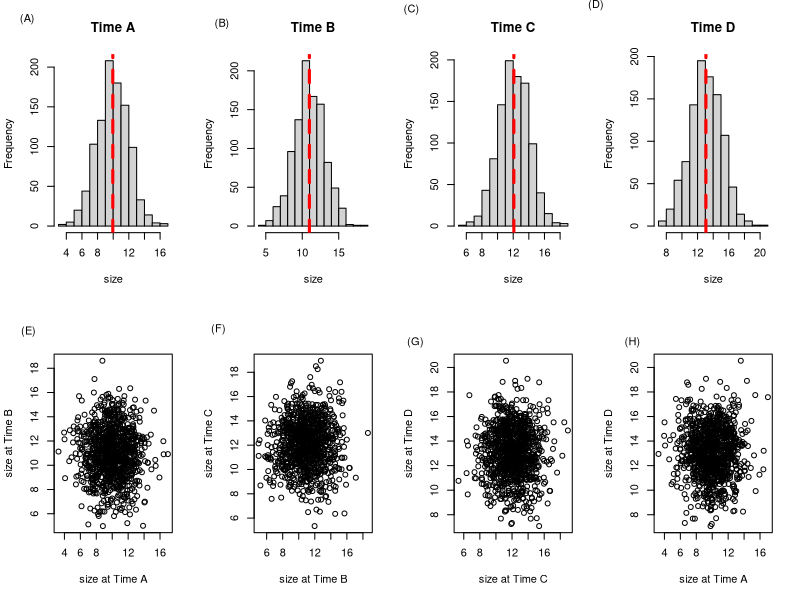
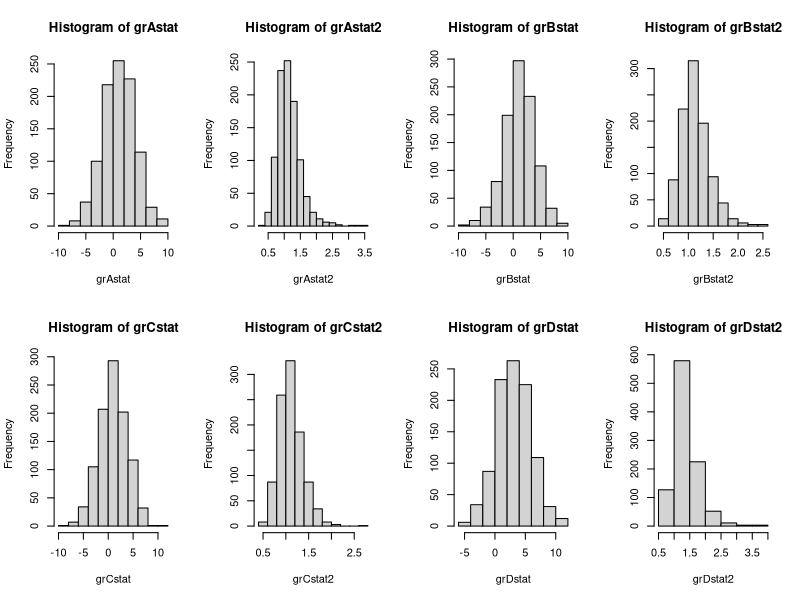
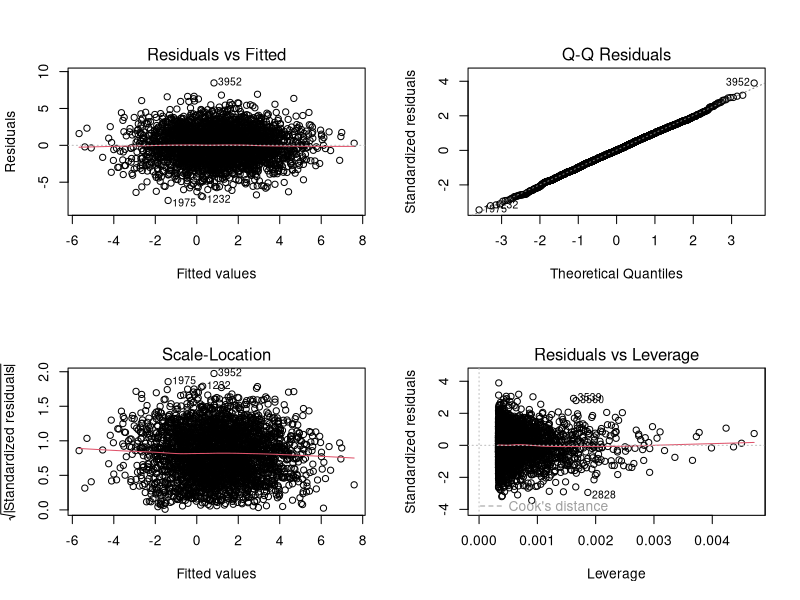
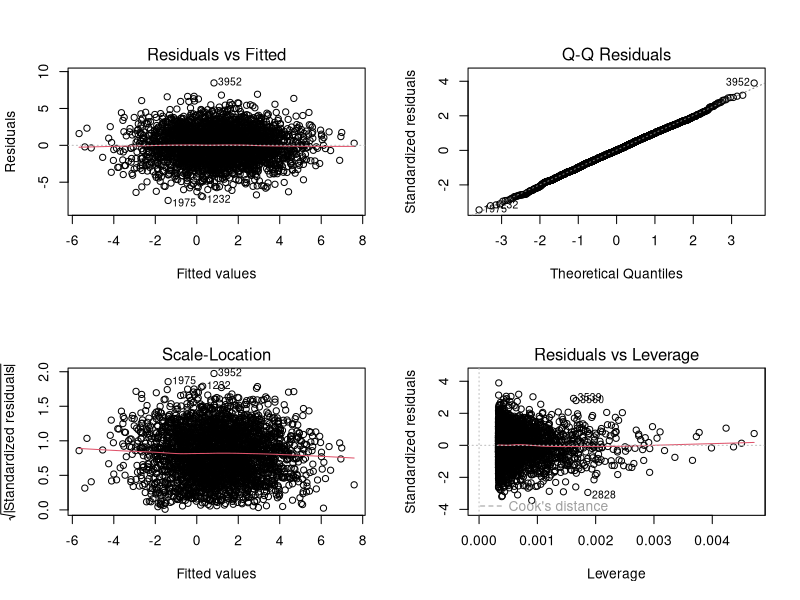
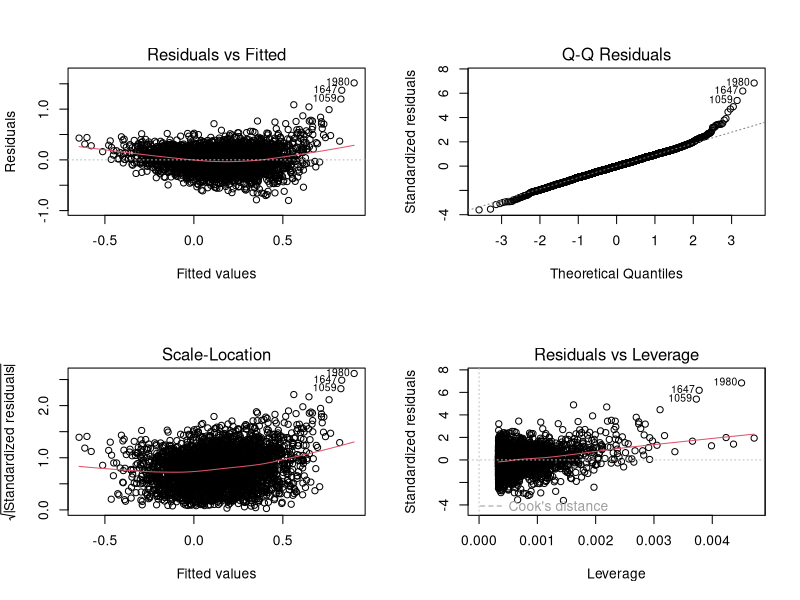
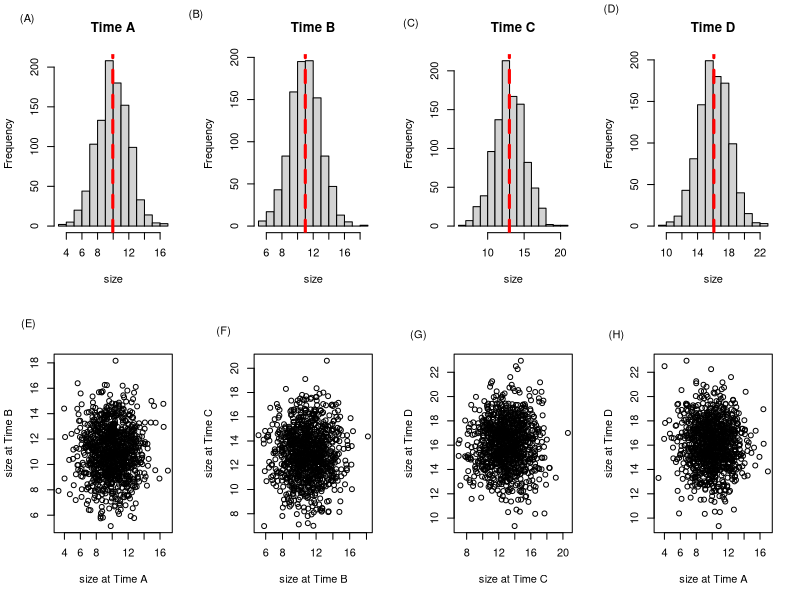
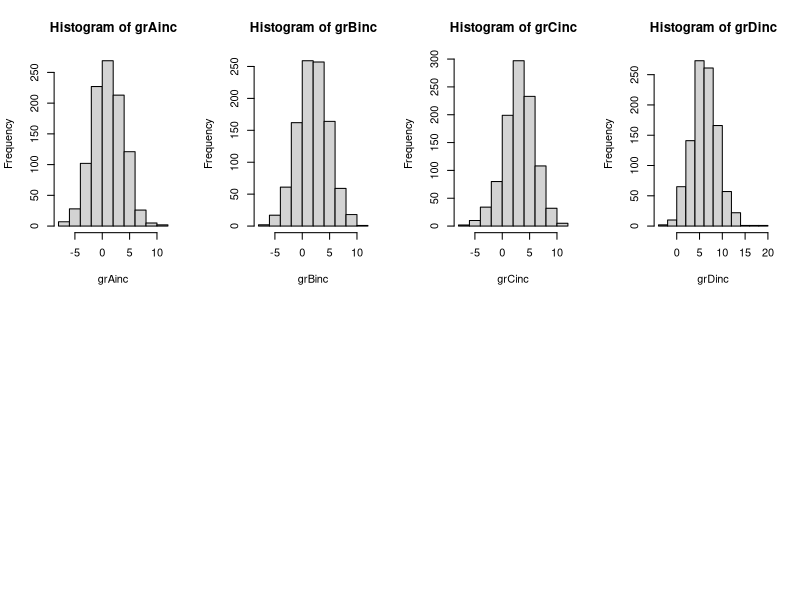
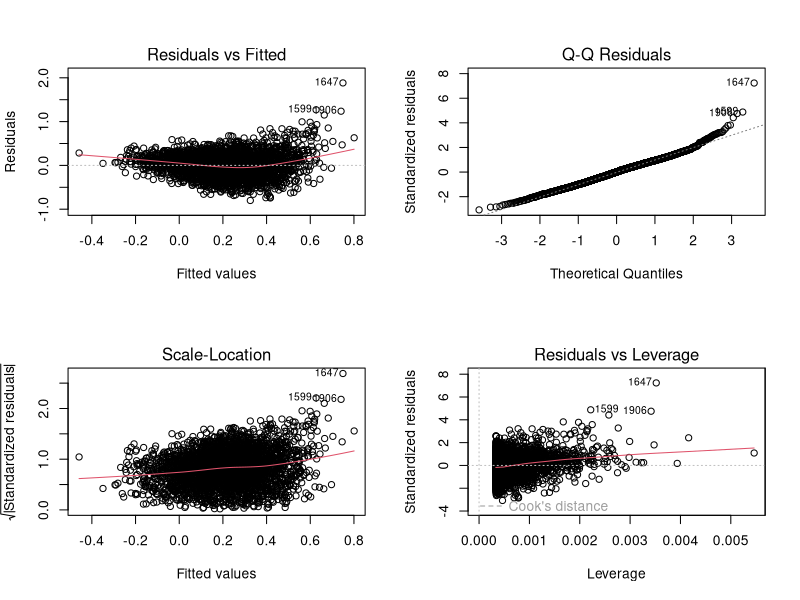

The R script that drew these images, in order: (Note: this script raises an error after producing the figures.)
library(ggplot2)
library(ggsignif)
library(gridExtra)
library(ggpubr)
library(splines)

#first lets simulate some data over fake time-steps - mean changes, but variance stays the same

###################################
#case one, increasing growth, but static growth rate (mean diff of 1 between each time step)

set.seed(42) 

par(mfrow=c(2,4))
set.seed(42) #to ensure repeatability; skip to vary results slightly each time
tA<-rnorm(1000,mean=10,sd=2)
hist(tA, xlab="size",main="Time A")
text(x = -1, y = 260, labels = "(A)", xpd = NA)
abline(v = mean(tA), col="red", lwd=3, lty=2)

set.seed(1) #to ensure repeatability; skip to vary results slightly each time
tB<-rnorm(1000,mean=11,sd=2)
hist(tB, xlab="size",main="Time B")
text(x = -1, y = 260, labels = "(B)", xpd = NA)
abline(v = mean(tB), col="red", lwd=3, lty=2)

set.seed(16) #to ensure repeatability; skip to vary results slightly each time
tC<-rnorm(1000,mean=12,sd=2)
hist(tC, xlab="size",main="Time C")
text(x = -1, y = 260, labels = "(C)", xpd = NA)
abline(v = mean(tC), col="red", lwd=3, lty=2)

set.seed(89) #to ensure repeatability; skip to vary results slightly each time
tD<-rnorm(1000,mean=13,sd=2)
hist(tD, xlab="size",main="Time D")
text(x = -1, y = 260, labels = "(D)", xpd = NA)
abline(v = mean(tD), col="red", lwd=3, lty=2)

plot(tB~tA, xlab = "size at Time A", ylab = "size at Time B")
text(x = -0.5, y = 21, labels = "(E)", xpd = NA)
summary(lm(tB~tA)) #UNCORRELATED
plot(tC~tB, xlab = "size at Time B", ylab = "size at Time C")
text(x = 0, y = 21.5, labels = "(F)", xpd = NA)
summary(lm(tC~tB)) #UNCORRELATED
plot(tD~tC, xlab = "size at Time C", ylab = "size at Time D")
text(x = 0, y = 22, labels = "(G)", xpd = NA)
summary(lm(tC~tD)) #UNCORRELATED
plot(tD~tA, xlab = "size at Time A", ylab = "size at Time D")
text(x = 0, y = 22, labels = "(H)", xpd = NA)
summary(lm(tD~tA)) #UNCORRELATED

grAstat<-tB-tA
hist(grAstat)
mean(grAstat) #close to 1 as desired

grAstat2<-tB/tA
hist(grAstat2)
mean(grAstat2)

grBstat<-tC-tB
hist(grBstat)
mean(grBstat) #close to 1 as desired

grBstat2<-tC/tB
hist(grBstat2)
mean(grBstat2) 

grCstat<-tD-tC
hist(grCstat)
mean(grCstat) #close to 1 as desired

grCstat2<-tD/tC
hist(grCstat2)
mean(grCstat2)

grDstat<-tD-tA
hist(grDstat)
mean(grDstat) #for a total of almost 3

grDstat2<-tD/tA
hist(grDstat2)
mean(grDstat2)

##now combine into dataframe
A<-as.data.frame(cbind("size"=tA,"growthRate"=grAstat,"growthRate2"=grAstat2,"InitialSize"=tA))
A$time<-rep("A",1000)
A$diff<-rep("A to A",1000)
head(A)

B<-as.data.frame(cbind("size"=tB,"growthRate"=grAstat, "growthRate2"=grAstat2,"InitialSize"=tA))
B$time<-rep("B",1000)
B$diff<-rep("A to B",1000)
head(B)

C<-as.data.frame(cbind("size"=tC,"growthRate"=grBstat, "growthRate2"=grBstat2,"InitialSize"=tB))
C$time<-rep("C",1000)
C$diff<-rep("B to C",1000)
head(C)

D<-as.data.frame(cbind("size"=tD,"growthRate"=grCstat, "growthRate2"=grCstat2,"InitialSize"=tC))
D$time<-rep("D",1000)
D$diff<-rep("C to D",1000)
head(D)

# Total<-as.data.frame(cbind("size"=tD,"growthRate"=grDstat,"InitialSize"=tA))
# Total$time<-rep("Total",1000)
# Total$diff<-rep("Total",1000)
# head(Total)


simStatic<-as.data.frame(rbind(A,B,C,D))
simStatic$stdGR<-(simStatic$growthRate/simStatic$InitialSize) #calculate standardized growth rate
simStatic$time<-factor(simStatic$time,ordered = T,levels=c("A","B","C","D")) #making time ordinal

#and generate plots and statistics

#For size over time
StatSize<-ggplot(simStatic, aes(x=time, y=size)) + geom_boxplot() +theme_bw()+ylab("Size")+xlab(NULL)+ggtitle("Static Growth Rate")+ geom_signif(comparisons = list(c("A", "B"),c("B", "C"),c("C", "D")), map_signif_level=TRUE) #simulated size data gets bigger over time steps on average, but no correlation between individuals across time-points
Mss<-aov(size~time,simStatic)
summary(Mss)
TukeyHSD(Mss,which="time") #size at each time-step sig diff from all others

#For growth over time
subStat1=subset(simStatic,time!="A") #3 pairwise differences for 4 time-points
StatGrowth<-ggplot(subStat1, aes(x=diff, y=growthRate)) + geom_boxplot() +theme_bw() +ylab("Growth") +xlab(NULL) 
Msgr<-aov(growthRate~diff,subStat1) 
summary(Msgr) #no change over time


#For standardized growth over time
StatGrowthStd<-ggplot(subStat1, aes(x=diff, y=stdGR)) + geom_boxplot() +theme_bw() +ylab("Std Growth") +xlab(NULL) + geom_signif(comparisons = list(c("A to B", "C to D")), map_signif_level=TRUE) #this is spurious significance based on table below - need to correct in final plot
Msgrs<-aov(stdGR~diff,subStat1) 
summary(Msgrs) #decreasing over time
TukeyHSD(Msgrs,which="diff") #sig difference bewteen first and last time windows


#for growth rate vs initial size v1
StatGrowthVSsize<-ggplot(subStat1, aes(x=InitialSize, y=growthRate)) + geom_point(alpha=0.3) +geom_smooth(method='lm')+theme_bw() +ylab("Growth") +xlab(NULL) +ggtitle("Static Growth Rate")
summary(lm(growthRate~InitialSize,subStat1)) #significant negative relationship
par(mfrow=c(2,2))
plot(lm(growthRate~InitialSize,subStat1)) #satisfies assumptions of linear model
# see https://www.sthda.com/english/articles/39-regression-model-diagnostics/161-linear-regression-assumptions-and-diagnostics-in-r-essentials/

StatGrowth2VSsize<-ggplot(subStat1, aes(x=InitialSize, y=growthRate2)) + geom_point(alpha=0.3) +geom_smooth(method='lm')+theme_bw() +ylab("Growth") +xlab(NULL) +ggtitle("Static Growth Rate")
summary(lm(growthRate~InitialSize,subStat1)) #significant negative relationship
par(mfrow=c(2,2))
plot(lm(growthRate~InitialSize,subStat1)) #satisfies assumptions of linear model
# see https://www.sthda.com/english/articles/39-regression-model-diagnostics/161-linear-regression-assumptions-and-diagnostics-in-r-essentials/



###now, plot standardized growth rates and see how relationship looks

StatStdGrowthVSsize<-ggplot(subStat1, aes(x=InitialSize, y=stdGR)) + geom_point(alpha=0.3) +geom_smooth()+theme_bw()+ylab("Std. Growth") +xlab(NULL) 
#strong negative non-linear?
par(mfrow=c(2,2))
plot(lm(stdGR~InitialSize,subStat1)) #yep, violates assumptions 


############################
#case two, increasing growth, with increasing growth rate (mean diff increases each time step)

par(mfrow=c(2,4))
set.seed(42) #to ensure repeatability; skip to vary results slightly each time
tA<-rnorm(1000,mean=10,sd=2)
hist(tA, xlab="size",main="Time A")
text(x = -1, y = 260, labels = "(A)", xpd = NA)
abline(v = mean(tA), col="red", lwd=3, lty=2)

tB<-rnorm(1000,mean=11,sd=2)
set.seed(1) #to ensure repeatability; skip to vary results slightly each time
hist(tB, xlab="size",main="Time B")
text(x = -3, y = 250, labels = "(B)", xpd = NA)
abline(v = mean(tB), col="red", lwd=3, lty=2)

tC<-rnorm(1000,mean=13,sd=2)
set.seed(16) #to ensure repeatability; skip to vary results slightly each time
hist(tC, xlab="size",main="Time C")
text(x = -0.5, y = 260, labels = "(C)", xpd = NA)
abline(v = mean(tC), col="red", lwd=3, lty=2)

tD<-rnorm(1000,mean=16,sd=2)
set.seed(89) #to ensure repeatability; skip to vary results slightly each time
hist(tD, xlab="size",main="Time D")
text(x = 3, y = 260, labels = "(D)", xpd = NA)
abline(v = mean(tD), col="red", lwd=3, lty=2)

plot(tB~tA, xlab = "size at Time A", ylab = "size at Time B")
text(x = -0.5, y = 21, labels = "(E)", xpd = NA)
summary(lm(tB~tA)) #UNCORRELATED
plot(tC~tB, xlab = "size at Time B", ylab = "size at Time C")
text(x = 1, y = 23, labels = "(F)", xpd = NA)
summary(lm(tC~tB)) #UNCORRELATED
plot(tD~tC, xlab = "size at Time C", ylab = "size at Time D")
text(x = 2, y = 25, labels = "(G)", xpd = NA)
summary(lm(tC~tD)) #UNCORRELATED
plot(tD~tA, xlab = "size at Time A", ylab = "size at Time D")
text(x = -2, y = 25, labels = "(H)", xpd = NA)
summary(lm(tD~tA)) #UNCORRELATED

grAinc<-tB-tA
hist(grAinc)
mean(grAinc) #nearly 1

grBinc<-tC-tB
hist(grBinc)
mean(grBinc) #nearly 2

grCinc<-tD-tC
hist(grCinc)
mean(grCinc) #nearly 3

grDinc<-tD-tA
hist(grDinc)
mean(grDinc) #for a total of 6

##now combine into dataframe
A<-as.data.frame(cbind("size"=tA,"growthRate"=grAinc,"InitialSize"=tA))
A$time<-rep("A",1000)
A$diff<-rep("A to A",1000)
head(A)

B<-as.data.frame(cbind("size"=tB,"growthRate"=grAinc,"InitialSize"=tA))
B$time<-rep("B",1000)
B$diff<-rep("A to B",1000)
head(B)

C<-as.data.frame(cbind("size"=tC,"growthRate"=grBinc,"InitialSize"=tB))
C$time<-rep("C",1000)
C$diff<-rep("B to C",1000)
head(C)

D<-as.data.frame(cbind("size"=tD,"growthRate"=grCinc,"InitialSize"=tC))
D$time<-rep("D",1000)
D$diff<-rep("C to D",1000)
head(D)


simInc<-as.data.frame(rbind(A,B,C,D))
simInc$stdGR<-(simInc$growthRate/simInc$InitialSize) #calculate standardized growth rate
simInc$time<-factor(simInc$time,ordered = T,levels=c("A","B","C","D")) #making time ordinal

#and plot
IncSize<-ggplot(simInc, aes(x=time, y=size)) + geom_boxplot() +theme_bw()+ylab(NULL)+xlab(NULL) +ggtitle("Incr. Growth Rate")+ geom_signif(comparisons = list(c("A", "B"),c("B", "C"),c("C", "D")), map_signif_level=TRUE)#simulated size data gets bigger over time steps - pseudo exponential
Mis<-aov(size~time,simInc)
summary(Mis)
TukeyHSD(Mis,which="time") #size at each time-step sig diff from all others

#For growth over time
subInc1=subset(simInc,time!="A") #3 pairwise differences for 4 time-points
IncGrowth<-ggplot(subInc1, aes(x=diff, y=growthRate)) + geom_boxplot() +theme_bw() +ylab(NULL) +xlab(NULL) + geom_signif(comparisons = list(c("A to B", "B to C"),c("B to C", "C to D")), map_signif_level=TRUE)
Migr<-aov(growthRate~diff,subInc1) 
summary(Migr) #sig diff over time
TukeyHSD(Migr,which="diff") #increasing (diff always positive)

#For standardized growth over time
IncGrowthStd<-ggplot(subInc1, aes(x=diff, y=stdGR)) + geom_boxplot() +theme_bw() +ylab(NULL) +xlab(NULL) + geom_signif(comparisons = list(c("A to B", "B to C"),c("B to C", "C to D")), map_signif_level=TRUE)
Migrs<-aov(stdGR~diff,subInc1) 
summary(Migrs) #decreasing over time
TukeyHSD(Migrs,which="diff") #sig difference bewteen first and last time windows

#for growth rate vs initial size 
IncGrowthVSsize<-ggplot(subInc1, aes(x=InitialSize, y=growthRate)) + geom_point(alpha=0.3) +geom_smooth(method='lm')+theme_bw() +ylab(NULL) +xlab(NULL) +ggtitle("Increasing Growth Rate")
summary(lm(growthRate~InitialSize,subInc1)) #significant negative relationship


###now, plot standardized growth rates and see how relationship looks

IncStdGrowthVSsize<-ggplot(subInc1, aes(x=InitialSize, y=stdGR)) + geom_point(alpha=0.3) +geom_smooth()+theme_bw()+ylab(NULL) +xlab(NULL)
 #very strong negative (and nonlinear) relationship
par(mfrow=c(2,2))
plot(lm(stdGR~InitialSize,subInc1)) #yep, violates assumptions 


######################################################################################
#case three, increasing growth, with decreasing growth rate (mean diff decreases each time step)
par(mfrow=c(2,4))
set.seed(42) #to ensure repeatability; skip to vary results slightly each time
tA<-rnorm(1000,mean=10,sd=2)
hist(tA, xlab="size",main="Time A")
text(x = -1, y = 240, labels = "(A)", xpd = NA)
abline(v = mean(tA), col="red", lwd=3, lty=2)

set.seed(1) #to ensure repeatability; skip to vary results slightly each time
tB<-rnorm(1000,mean=13,sd=2)
hist(tB, xlab="size",main="Time B")
text(x = 2, y = 250, labels = "(B)", xpd = NA)
abline(v = mean(tB), col="red", lwd=3, lty=2)

set.seed(16) #to ensure repeatability; skip to vary results slightly each time
tC<-rnorm(1000,mean=15,sd=2)
hist(tC, xlab="size",main="Time C")
text(x = -1, y = 240, labels = "(C)", xpd = NA)
abline(v = mean(tC), col="red", lwd=3, lty=2)

set.seed(89) #to ensure repeatability; skip to vary results slightly each time
tD<-rnorm(1000,mean=16,sd=2)
hist(tD, xlab="size",main="Time D")
text(x = 3, y = 240, labels = "(D)", xpd = NA)
abline(v = mean(tD), col="red", lwd=3, lty=2)

plot(tB~tA, xlab = "size at Time A", ylab = "size at Time B")
text(x = -0.5, y = 22, labels = "(E)", xpd = NA)
summary(lm(tB~tA)) #UNCORRELATED
plot(tC~tB, xlab = "size at Time B", ylab = "size at Time C")
text(x = 3, y = 24, labels = "(F)", xpd = NA)
summary(lm(tC~tB)) #UNCORRELATED
plot(tD~tC, xlab = "size at Time C", ylab = "size at Time D")
text(x = 2, y = 25, labels = "(G)", xpd = NA)
summary(lm(tC~tD)) #UNCORRELATED
plot(tD~tA, xlab = "size at Time A", ylab = "size at Time D")
text(x = -0.5, y = 25, labels = "(H)", xpd = NA)
summary(lm(tD~tA)) #UNCORRELATED

grAdec<-tB-tA
hist(grAdec)
mean(grAdec) #nearly 3

grBdec<-tC-tB
hist(grBdec)
mean(grBdec) #nearly 2

grCdec<-tD-tC
hist(grCdec)
mean(grCdec) #nearly 1

grDdec<-tD-tA
hist(grDdec)
mean(grDdec) #for a total of 6


##now combine into dataframe
A<-as.data.frame(cbind("size"=tA,"growthRate"=grAdec,"InitialSize"=tA))
A$time<-rep("A",1000)
A$diff<-rep("A to A",1000)
head(A)

B<-as.data.frame(cbind("size"=tB,"growthRate"=grAdec,"InitialSize"=tA))
B$time<-rep("B",1000)
B$diff<-rep("A to B",1000)
head(B)

C<-as.data.frame(cbind("size"=tC,"growthRate"=grBdec,"InitialSize"=tB))
C$time<-rep("C",1000)
C$diff<-rep("B to C",1000)
head(C)

D<-as.data.frame(cbind("size"=tD,"growthRate"=grCdec,"InitialSize"=tC))
D$time<-rep("D",1000)
D$diff<-rep("C to D",1000)
head(D)


simDec<-as.data.frame(rbind(A,B,C,D))
simDec$stdGR<-(simDec$growthRate/simDec$InitialSize) #calculate standardized growth rate
simDec$time<-factor(simDec$time,ordered = T,levels=c("A","B","C","D")) #making time ordinal

#and generate plots and statistics

#For size over time
DecSize<-ggplot(simDec, aes(x=time, y=size)) + geom_boxplot() +theme_bw()+ylab(NULL)+xlab(NULL) +ggtitle("Decr. Growth Rate")+ geom_signif(comparisons = list(c("A", "B"),c("B", "C"),c("C", "D")), map_signif_level=TRUE) #simulated size data gets bigger over time steps on average, but no correlation between individuals across time-points
Mds<-aov(size~time,simDec)
summary(Mds)
TukeyHSD(Mds,which="time") #size at each time-step sig diff from all others

#For growth over time
subDec1=subset(simDec,time!="A") #3 pairwise differences for 4 time-points
DecGrowth<-ggplot(subDec1, aes(x=diff, y=growthRate)) + geom_boxplot() +theme_bw() +ylab(NULL) +xlab(NULL) + geom_signif(comparisons = list(c("A to B", "B to C"),c("B to C", "C to D")), map_signif_level=TRUE)
Mdgr<-aov(growthRate~diff,subDec1) 
summary(Mdgr) #sig diff over time
TukeyHSD(Mdgr,which="diff") #size at each time-step sig diff from all others, decreases


#For standardized growth over time
DecGrowthStd<-ggplot(subDec1, aes(x=diff, y=stdGR)) + geom_boxplot() +theme_bw() +ylab(NULL) +xlab(NULL) + geom_signif(comparisons = list(c("A to B", "B to C"),c("B to C", "C to D")), map_signif_level=TRUE)
Mdgrs<-aov(stdGR~diff,subDec1) 
summary(Mdgrs) #decreasing over time
TukeyHSD(Mdgrs,which="diff") #sig difference bewteen first and last time windows


#for growth rate vs initial size 
DecGrowthVSsize<-ggplot(subDec1, aes(x=InitialSize, y=growthRate)) + geom_point(alpha=0.3) +geom_smooth(method='lm')+theme_bw() +ylab(NULL) +xlab(NULL) +ggtitle("Decreasing Growth Rate")
summary(lm(growthRate~InitialSize,subDec1)) #significant negative relationship


###now, plot standardized growth rates and see how relationship looks

DecStdGrowthVSsize<-ggplot(subDec1, aes(x=InitialSize, y=stdGR)) + geom_point(alpha=0.3) +geom_smooth()+theme_bw()+ylab(NULL) +xlab(NULL)
 #very strong negative (and nonlinear) relationship
par(mfrow=c(2,2))
plot(lm(stdGR~InitialSize,subDec1)) #yep, violates assumptions 


######################################################################################
#now for real world data - from Million et al. 2022
#https://github.com/wyattmillion/Acer_Morphological_Plasticity/blob/main/AcerMorphologyData_Imputed2.csv

dat<-read.csv(file="AcerMorphologyData_Imputed2.csv",stringsAsFactors=TRUE,header=TRUE)
summary(dat) #lots of variables, will restrict to just TLE and reformat as simulated datasets above
names(dat) #want columns: 8,15,22,29,36

datTLE<-dat[,c(8,15,22,29,36)]
summary(datTLE)

dat$growth<-dat$TLE12..cm. - dat$TLE1..cm. #calculate growth
dat$stdGR<-(dat$growth/dat$TLE1..cm.) #calculate standardized growth rate

summary(dat) #367 NAs or missing datapoints total - remove

dat2<-dat[complete.cases(dat$growth), ]


par(mfrow=c(2,5))
hist(dat$T0_TLE, xlab="size",main="Time 0")
text(x = -3, y = 90, labels = "(A)", xpd = NA)
abline(v = mean(tA), col="red", lwd=3, lty=2)

hist(dat$T3_TLE, xlab="size",main="Time 3 months")
text(x = -5, y = 90, labels = "(B)", xpd = NA)
abline(v = mean(tB), col="red", lwd=3, lty=2)

hist(dat$T6_TLE, xlab="size",main="Time 6 months") #becomming more non-normal as we go...breakage
text(x = -8, y = 110, labels = "(C)", xpd = NA)
abline(v = mean(tC), col="red", lwd=3, lty=2)

hist(dat$T9_TLE, xlab="size",main="Time 9 months")
text(x = -8, y = 100, labels = "(D)", xpd = NA)
abline(v = mean(tD), col="red", lwd=3, lty=2)

hist(dat$T12_TLE, xlab="size",main="Time 12 months")
text(x = -8, y = 110, labels = "(E)", xpd = NA)
abline(v = mean(tD), col="red", lwd=3, lty=2)

plot(dat$T3_TLE~dat$T0_TLE, xlab = "size at Time 0", ylab = "size at Time 3 mos")
text(x = -3, y = 40, labels = "(F)", xpd = NA)
summary(lm(dat$T3_TLE~dat$T0_TLE)) #positively correlated
plot(dat$T6_TLE~dat$T3_TLE, xlab = "size at Time 3 mos", ylab = "size at Time 6 mos")
text(x = -5, y = 63, labels = "(G)", xpd = NA)
summary(lm(dat$T6_TLE~dat$T3_TLE)) #positively correlated
plot(dat$T9_TLE~dat$T6_TLE, xlab = "size at Time 6 mos", ylab = "size at Time 9 mos")
text(x = -7, y = 82, labels = "(H)", xpd = NA)
summary(lm(dat$T9_TLE~dat$T6_TLE)) #positively correlated
plot(dat$T12_TLE~dat$T9_TLE, xlab = "size at Time 9 mos", ylab = "size at Time 12 mos")
text(x = -8, y = 180, labels = "(I)", xpd = NA)
summary(lm(dat$T12_TLE~dat$T9_TLE)) #strong positive corr

plot(dat$T12_TLE~dat$T0_TLE, xlab = "size at Time 0", ylab = "size at Time 12 mos")
text(x = -3, y = 180, labels = "(J)", xpd = NA)
summary(lm(dat$T12_TLE~dat$T0_TLE)) #positive, but not as strong

#now calculate growth rates between time steps

grAmil<-dat$T3_TLE-dat$T0_TLE
hist(grAmil)
summary(grAmil) #13 NAs due to missingness/mortality
grAmilCC<-grAmil[complete.cases(grAmil)]
mean(grAmilCC) #1.95
median(grAmilCC) #2.37

grBmil<-dat$T6_TLE-dat$T3_TLE
hist(grBmil)
summary(grBmil) #36 NAs due to missingness/mortality
grBmilCC<-grBmil[complete.cases(grBmil)]
mean(grBmilCC) #2.66
median(grBmilCC) #3.32

grCmil<-dat$T9_TLE-dat$T6_TLE
hist(grCmil)
summary(grCmil) #64 NAs due to missingness/mortality
grCmilCC<-grCmil[complete.cases(grCmil)]
mean(grCmilCC) #4.83
median(grCmilCC) #4.56

grDmil<-dat$T12_TLE-dat$T9_TLE
hist(grDmil)
summary(grDmil) #70 NAs due to missingness/mortality
grDmilCC<-grDmil[complete.cases(grDmil)]
mean(grDmilCC) #11.7
median(grDmilCC) #9.38

grEmil<-dat$T12_TLE-dat$T0_TLE
hist(grEmil)
summary(grEmil) #65 NAs due to missingness/mortality
grEmilCC<-grEmil[complete.cases(grEmil)]
mean(grEmilCC) #22.2
median(grEmilCC) #18.51



##now combine into dataframe
A<-as.data.frame(cbind("size"=dat$T0_TLE,"growthRate"=grAmil,"InitialSize"=dat$T0_TLE,"breaks"=dat$CulumativeBreaks))
A$time<-rep("T0",nrow(A))
A$diff<-rep("T0 to T0",nrow(A))
head(A)
summary(A) #need to kill off NAs
Acc<-A[complete.cases(A$growthRate),]
summary(Acc)

B<-as.data.frame(cbind("size"=dat$T3_TLE,"growthRate"=grAmil,"InitialSize"=dat$T0_TLE,"breaks"=dat$T3_Break))
B$time<-rep("T3",nrow(B))
B$diff<-rep("T0 to T3",nrow(B))
head(B)
summary(B) #need to kill off NAs
Bcc<-B[complete.cases(B$growthRate),]
summary(Bcc)


C<-as.data.frame(cbind("size"=dat$T6_TLE,"growthRate"=grBmil,"InitialSize"=dat$T3_TLE,"breaks"=dat$T6_Break))
C$time<-rep("T6",nrow(C))
C$diff<-rep("T3 to T6",nrow(C))
head(C)
summary(C) #need to kill off NAs
Ccc<-C[complete.cases(C$growthRate),]
summary(Ccc)


D<-as.data.frame(cbind("size"=dat$T9_TLE,"growthRate"=grCmil,"InitialSize"=dat$T6_TLE,"breaks"=dat$T9_Break))
D$time<-rep("T9",nrow(D))
D$diff<-rep("T6 to T9",nrow(D))
head(D)
summary(D) #need to kill off NAs
Dcc<-D[complete.cases(D$growthRate),]
summary(Dcc)


E<-as.data.frame(cbind("size"=dat$T12_TLE,"growthRate"=grDmil,"InitialSize"=dat$T9_TLE,"breaks"=dat$T12_Break))
E$time<-rep("T12",nrow(E))
E$diff<-rep("T9 to T12",nrow(E))
head(E)
summary(E) #need to kill off NAs
Ecc<-E[complete.cases(E$growthRate),]
summary(Ecc)



simMil<-as.data.frame(rbind(Acc,Bcc,Ccc,Dcc,Ecc))

summary(simMil) 
head(simMil)

simMil$stdGR<-(simMil$growthRate/simMil$InitialSize) #calculate standardized growth rate - errors arise bc in some instances initial size is 0 due to breakage...must also remove these NAs and infinite values

simMil[!is.finite(simMil$stdGR),] <- NA

summary(simMil) #convert INF to NA

simMil<-simMil[complete.cases(simMil$stdGR),] #now remove NA

simMil$time<-factor(simMil$time,ordered = T,levels=c("T0","T3","T6","T9","T12")) #making time ordinal

subMilnb=subset(simMil,breaks<1) #remove breakage


#and generate plots and statistics

#For size over time
MilSize<-ggplot(subMilnb, aes(x=time, y=size)) + geom_boxplot() +theme_bw()+ylab(NULL)+xlab(NULL) +ggtitle("A. cervicornis")+ geom_signif(comparisons = list(c("T0", "T3"),c("T9", "T12")), map_signif_level=TRUE) #size increases over time 
#NOTE tukey stars are overestimated - need to correct for stats below

Mms<-aov(size~time,subMilnb)
summary(Mms)
TukeyHSD(Mms,which="time") #T0 to T3 not diff, but all other time steps increase

#For growth over time
subMil1=subset(subMilnb,time!="T0") #4 pairwise differences for 5 time-points
MilGrowth<-ggplot(subMil1, aes(x=diff, y=growthRate)) + geom_boxplot() +theme_bw() +ylab(NULL) +xlab(NULL) + theme(axis.text.x = element_text(angle = 45, vjust = 1, hjust=1)) + geom_signif(comparisons = list(c("T6 to T9", "T9 to T12")), map_signif_level=TRUE)
Mmgr<-aov(growthRate~diff,subMil1) 
summary(Mmgr) #sig diff over time
TukeyHSD(Mmgr,which="diff") #size at each time-step sig diff from all others, decreases


#For standardized growth over time
MilGrowthStd<-ggplot(subMil1, aes(x=diff, y=stdGR)) + geom_boxplot() +theme_bw() +ylab(NULL) +xlab(NULL) + theme(axis.text.x = element_text(angle = 45, vjust = 1, hjust=1)) + geom_signif(comparisons = list(c("T6 to T9", "T9 to T12")), map_signif_level=TRUE)
Mmgrs<-aov(stdGR~diff,subMil1) 
summary(Mmgrs) #decreasing over time
TukeyHSD(Mmgrs,which="diff") #sig difference bewteen first and last time windows


#for growth rate vs initial size, remove instances of breakage
MilGrowthVSsize<-ggplot(subMil1, aes(x=InitialSize, y=growthRate)) + geom_point(alpha=0.3) +geom_smooth(method='lm')+theme_bw() +ylab(NULL) +xlab(NULL) +ggtitle("A. cervicornis")
summary(lm(growthRate~InitialSize,subMil1)) #significant positive relationship
par(mfrow=c(2,2))
plot(lm(stdGR~InitialSize,subMil1)) #violates assumptions bc variance increases over time



###now, plot standardized growth rates and see how relationship looks

MilStdGrowthVSsize<-ggplot(subMil1, aes(x=InitialSize, y=stdGR)) + geom_point(alpha=0.3) +geom_smooth()+theme_bw()+ylab(NULL) +xlab(NULL)
 #very strong negative (and nonlinear) relationship
par(mfrow=c(2,2))
plot(lm(stdGR~InitialSize,subDec1)) #yep, violates assumptions 

head(dat)



##########################################
## one plot to rule them all
###########################################

#Figure 1
pdf(file="sizeGrowthPanelsFig1.pdf", width=8, height=8)
ggarrange(StatSize,IncSize,DecSize,MilSize,StatGrowth,IncGrowth,DecGrowth,MilGrowth,StatGrowthStd,IncGrowthStd,DecGrowthStd,MilGrowthStd,ncol=4,nrow=3,labels=c('A','B','C','D','E','F','G','H','I', 'J', 'K','L'),font.label = list(size = 12, color = "black", face = "plain", family = NULL))
dev.off()

#######
#REGRESSION TO THE MEAN. the negative relationship is a statistical artifact of initial size being included in both X and Y terms 
#regardless of underlying relationship


### NOW lets apply correction for regression to mean using function from Kelley & Price 2005, 
## as scripted by Alex Gunderson for plasticity and modified here for calculating growth
## modifications are simply to change references to plasticity to growth

#R script for function to correct regression values for regression to the mean from Kelly and Price (2005). 
#Takes two vectors, one for each size measurement used to calculate growth, 
#and returns a data frame with three columns: 
#raw.growth – unadjusted growth values. 
#dstar – the correction factors to be applied to the mean raw growth value to create adjusted growth values. 
#adj.growth – adjusted growth values.

#for our purposes, m1 will be size at time A and m2 will be size at time D


#first, read in function - execute all code between ##### below
######################
rttm.adj<-function(m1, m2){
  raw.growth<-m2-m1
  vart<-var.test(m1,m2,paired = T) ## variances equal? 
  vpv<-vart$p.value # var.test p value
  m1m2cor<-cor.test(m1, m2) # test correlation between m1 and m2 
  rho<-m1m2cor$estimate # correlation coefficient between m1 and m2 
  m1sd<-sd(m1) # m1 sd
  m2sd<-sd(m2) # m2 sd
  m1v<-var(m1) # m1 var
  m2v<-var(m2) # m2 var
  m1m<-mean(m1) # m1 mean
  m2m<-mean(m2) # m2 mean
  pm<-mean(raw.growth)
  rho2<-(2*rho*m1sd*m2sd)/(m1v+m2v) # adjusted correlation coefficient used if variances are equal
  rhof<-ifelse(vpv <= 0.05, rho, rho2) # which rho is used for dstar calculation is based on variance comparison
  dstar<-(rhof*(m1-m1m)-(m2-m2m))*-1 # adjustment values. Multiply by -1 to flip sign because Kelly and Price based on plasticity as m1-m2, not m2-m1 as in most thermal tolerance estimates
  adj.growth <- pm+dstar # corrected plasticity. 
  out<-as.data.frame(cbind(raw.growth, dstar, adj.growth)) 
  return(out)
}

##########################

#our focal datasets are:
#subStat1
#subInc1
#subDec1

#where m1 or size at time A = InitialSize
#and m2 or size at time D = size

########### Static growth rate

statAdj<-rttm.adj(subStat1$InitialSize,subStat1$size)

subStat1$growthRate.rttm.adj<-statAdj$adj.growth

#statAdjstdGR<-rttm.adj(subStat1$InitialSize,subStat1$stdGR)

#subStat1$stdGR.rttm.adj<-statAdjstdGR$adj.growth

StatGrowthVSsizeADJ<-ggplot(subStat1, aes(x=InitialSize, y=growthRate.rttm.adj)) + geom_point(alpha=0.3) +geom_smooth(method='lm')+stat_cor(method='pearson')+theme_bw() +ylab("Adjusted Growth") +xlab("Initial Size")
cor(subStat1$InitialSize,subStat1$growthRate.rttm.adj, method='pearson') #no relationship ####### CORRECT BELOW


#StatStdGrowthVSsizeADJ<-ggplot(subStat1, aes(x=InitialSize, y=stdGR.rttm.adj)) + geom_point(alpha=0.3) +geom_smooth(method='lm')+theme_bw() +ylab("Std Growth Adjusted for Regression to Mean") +xlab("Initial Size")
#summary(lm(stdGR.rttm.adj~InitialSize,subStat1)) #spurious positive relationship - cannot apply this correction function in this case!


########### Increasing growth rate
subInc1
incAdj<-rttm.adj(subInc1$InitialSize,subInc1$size)

subInc1$growthRate.rttm.adj<-incAdj$adj.growth

incAdjstdGR<-rttm.adj(subInc1$InitialSize,subInc1$stdGR)

subInc1$stdGR.rttm.adj<-incAdjstdGR$adj.growth


IncGrowthVSsizeADJ<-ggplot(subInc1, aes(x=InitialSize, y=growthRate.rttm.adj)) + geom_point(alpha=0.3) +geom_smooth(method='lm')+stat_cor(method='pearson')+theme_bw() +ylab(NULL) +xlab("Initial Size")
cor(subInc1$InitialSize, subInc1$growthRate.rttm.adj,method='pearson') #positive correlation recovered! although not strong
cor(subInc1$InitialSize, subInc1$growthRate)
########### Decreasing growth rate

decAdj<-rttm.adj(subDec1$InitialSize,subDec1$size)

subDec1$growthRate.rttm.adj<-decAdj$adj.growth

DecGrowthVSsizeADJ<-ggplot(subDec1, aes(x=InitialSize, y=growthRate.rttm.adj)) + geom_point(alpha=0.3) +geom_smooth(method='lm')+stat_cor(method='pearson')+theme_bw() +ylab(NULL) +xlab("Initial Size")
cor(subDec1$InitialSize, subDec1$growthRate.rttm.adj,method='pearson') #negative relationship remains!


########### Million 2022

milAdj<-rttm.adj(subMil1$InitialSize,subMil1$size)

subMil1$growthRate.rttm.adj<-milAdj$adj.growth

MilGrowthVSsizeADJ<-ggplot(subMil1, aes(x=InitialSize, y=growthRate.rttm.adj)) + geom_point(alpha=0.3) +geom_smooth(method='lm')+stat_cor(method='pearson')+theme_bw() +ylab(NULL) +xlab("Initial Size")
cor(subMil1$InitialSize, subMil1$growthRate.rttm.adj,method='pearson') #positive correlation remains - this time strong


#Figure 2
ggarrange(StatGrowthVSsize,IncGrowthVSsize,DecGrowthVSsize,MilGrowthVSsize,StatStdGrowthVSsize,IncStdGrowthVSsize,DecStdGrowthVSsize,MilStdGrowthVSsize,StatGrowthVSsizeADJ,IncGrowthVSsizeADJ,DecGrowthVSsizeADJ,MilGrowthVSsizeADJ,ncol=4,nrow=3,labels=c('A','B','C','D','E','F','G','H','I','J','K','L'),font.label = list(size = 12, color = "black", face = "plain", family = NULL))


##### Now correct for slope for Million 2022 using repeat T0 measures data from Million et al 2021

setwd("~/Dropbox/CarlsLab/ResearchProjects/NOAA_CRCP/PALMATA/RegressionToMean")

#data downloaded from supplement: https://www.frontiersin.org/journals/marine-science/articles/10.3389/fmars.2021.646475/full
#note that asterisks in raw sheet have been replaced with NA as assumption is that this is missing data, then export as CSV

dat2<-read.csv(file="Acer3DMorphologyData.csv",stringsAsFactors=TRUE,header=TRUE)
summary(dat2)

#Blomvquist's formula uses variance in measurement error to calculate true slope

#SlopeCorrected = (SlopeRaw + k) / (1-k) 

#where k = variance of measurement error / total variance

#columns we care about are T0_TLE and T0_FieldTLE (repeat independent measures of TLE to calculate error)

#First calculate measurement error
dat2$meanDif<-dat2$T0_TLE-dat2$T0_FieldTLE

#then calculate variance of measurement error and store as k numerator
k_num<-var(dat2$meanDif)

#calculate total variance in TLE from original dataset
k_den<-var(subMilnb$size)

#then calculate full k
k<-k_num/k_den 
k #pretty small value (expected, as shown in Million 2021 the 2 measures are pretty close)

#now get slope 
lm1<-lm(growthRate.rttm.adj~InitialSize,subMil1)
summary(lm1) #significant positive relationship

SlopeRaw<-coef(lm1)[2] #pull the slope

(SlopeRaw + k) / (1 - k) #correct for measurement error - again, slight adjustment, still positive!

